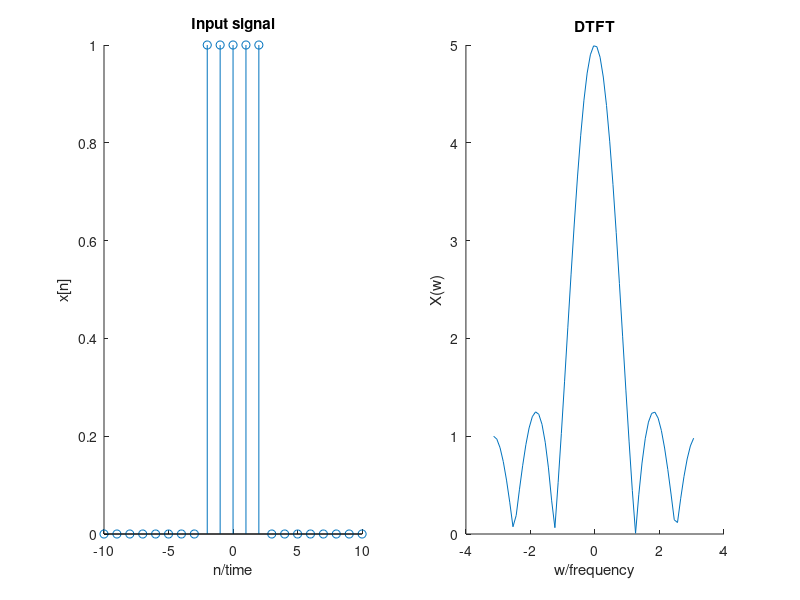

Write MATLAB code to recreate this figure.
x=zeros([1 21]);
x(9)=1;
x(10)=1;
x(11)=1;
x(12)=1;
x(13)=1;
n=-10:10;
stem(n,x);
w=-pi:0.1:pi;
length_w=length(w);

length_n=length(n);
sum=zeros([1 length_w]);
subplot(1,2,1)
hold on
stem(n,x)
title('Input signal')
xlabel('n/time')
ylabel('x[n]')
hold off
for frequency = 1:length_w
    
     for index = 1:length_n
     
     sum(frequency) = sum(frequency) + (x(index) * exp((-j*w(frequency)*n(index ))));
     
     end 
end

subplot(1,2,2)
hold on
title('DTFT')
xlabel('w/frequency')
ylabel('X(w)')
sum=abs(sum);
plot(w,sum)
hold off




